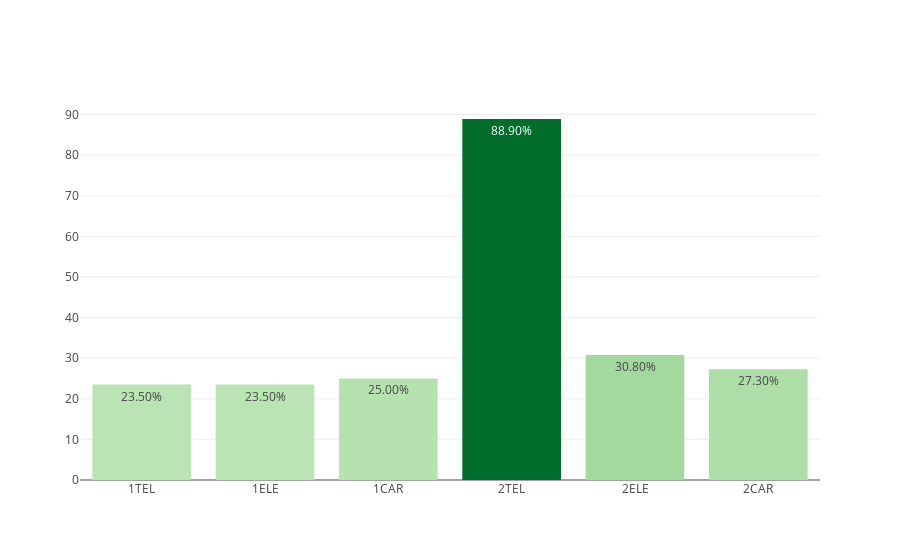

Notebook code cell kept with this figure:
### Markdown cell above
## CICLOS FORMATIVOS DE GRADO MEDIO

### Code cell
dfc_CFGM = loaders.get_data_by_stages(dfc, 'CFGM')
myplotly.bar_simple(dfc_CFGM.index, dfc_CFGM['éxito'])

### Figure 1 — Plotly figure (JSON) as saved in the notebook; plotly's stock layout.template omitted (floating-point values rounded to 4 significant figures)
{"data": [{"hoverinfo": "x+text", "marker": {"color": [23.5, 23.5, 25, 88.9, 30.8, 27.3], "colorscale": [[0, "rgb(186,228,179)"], [0.3333, "rgb(116,196,118)"], [0.6667, "rgb(49,163,84)"], [1, "rgb(0,109,44)"]]}, "text": ["23.50%", "23.50%", "25.00%", "88.90%", "30.80%", "27.30%"], "type": "bar", "uid": "831649a3-b6d8-4237-82ac-955a53f8d143", "x": ["1TEL", "1ELE", "1CAR", "2TEL", "2ELE", "2CAR"], "y": [23.5, 23.5, 25, 88.9, 30.8, 27.3]}], "layout": {"title": {"text": ""}}}
